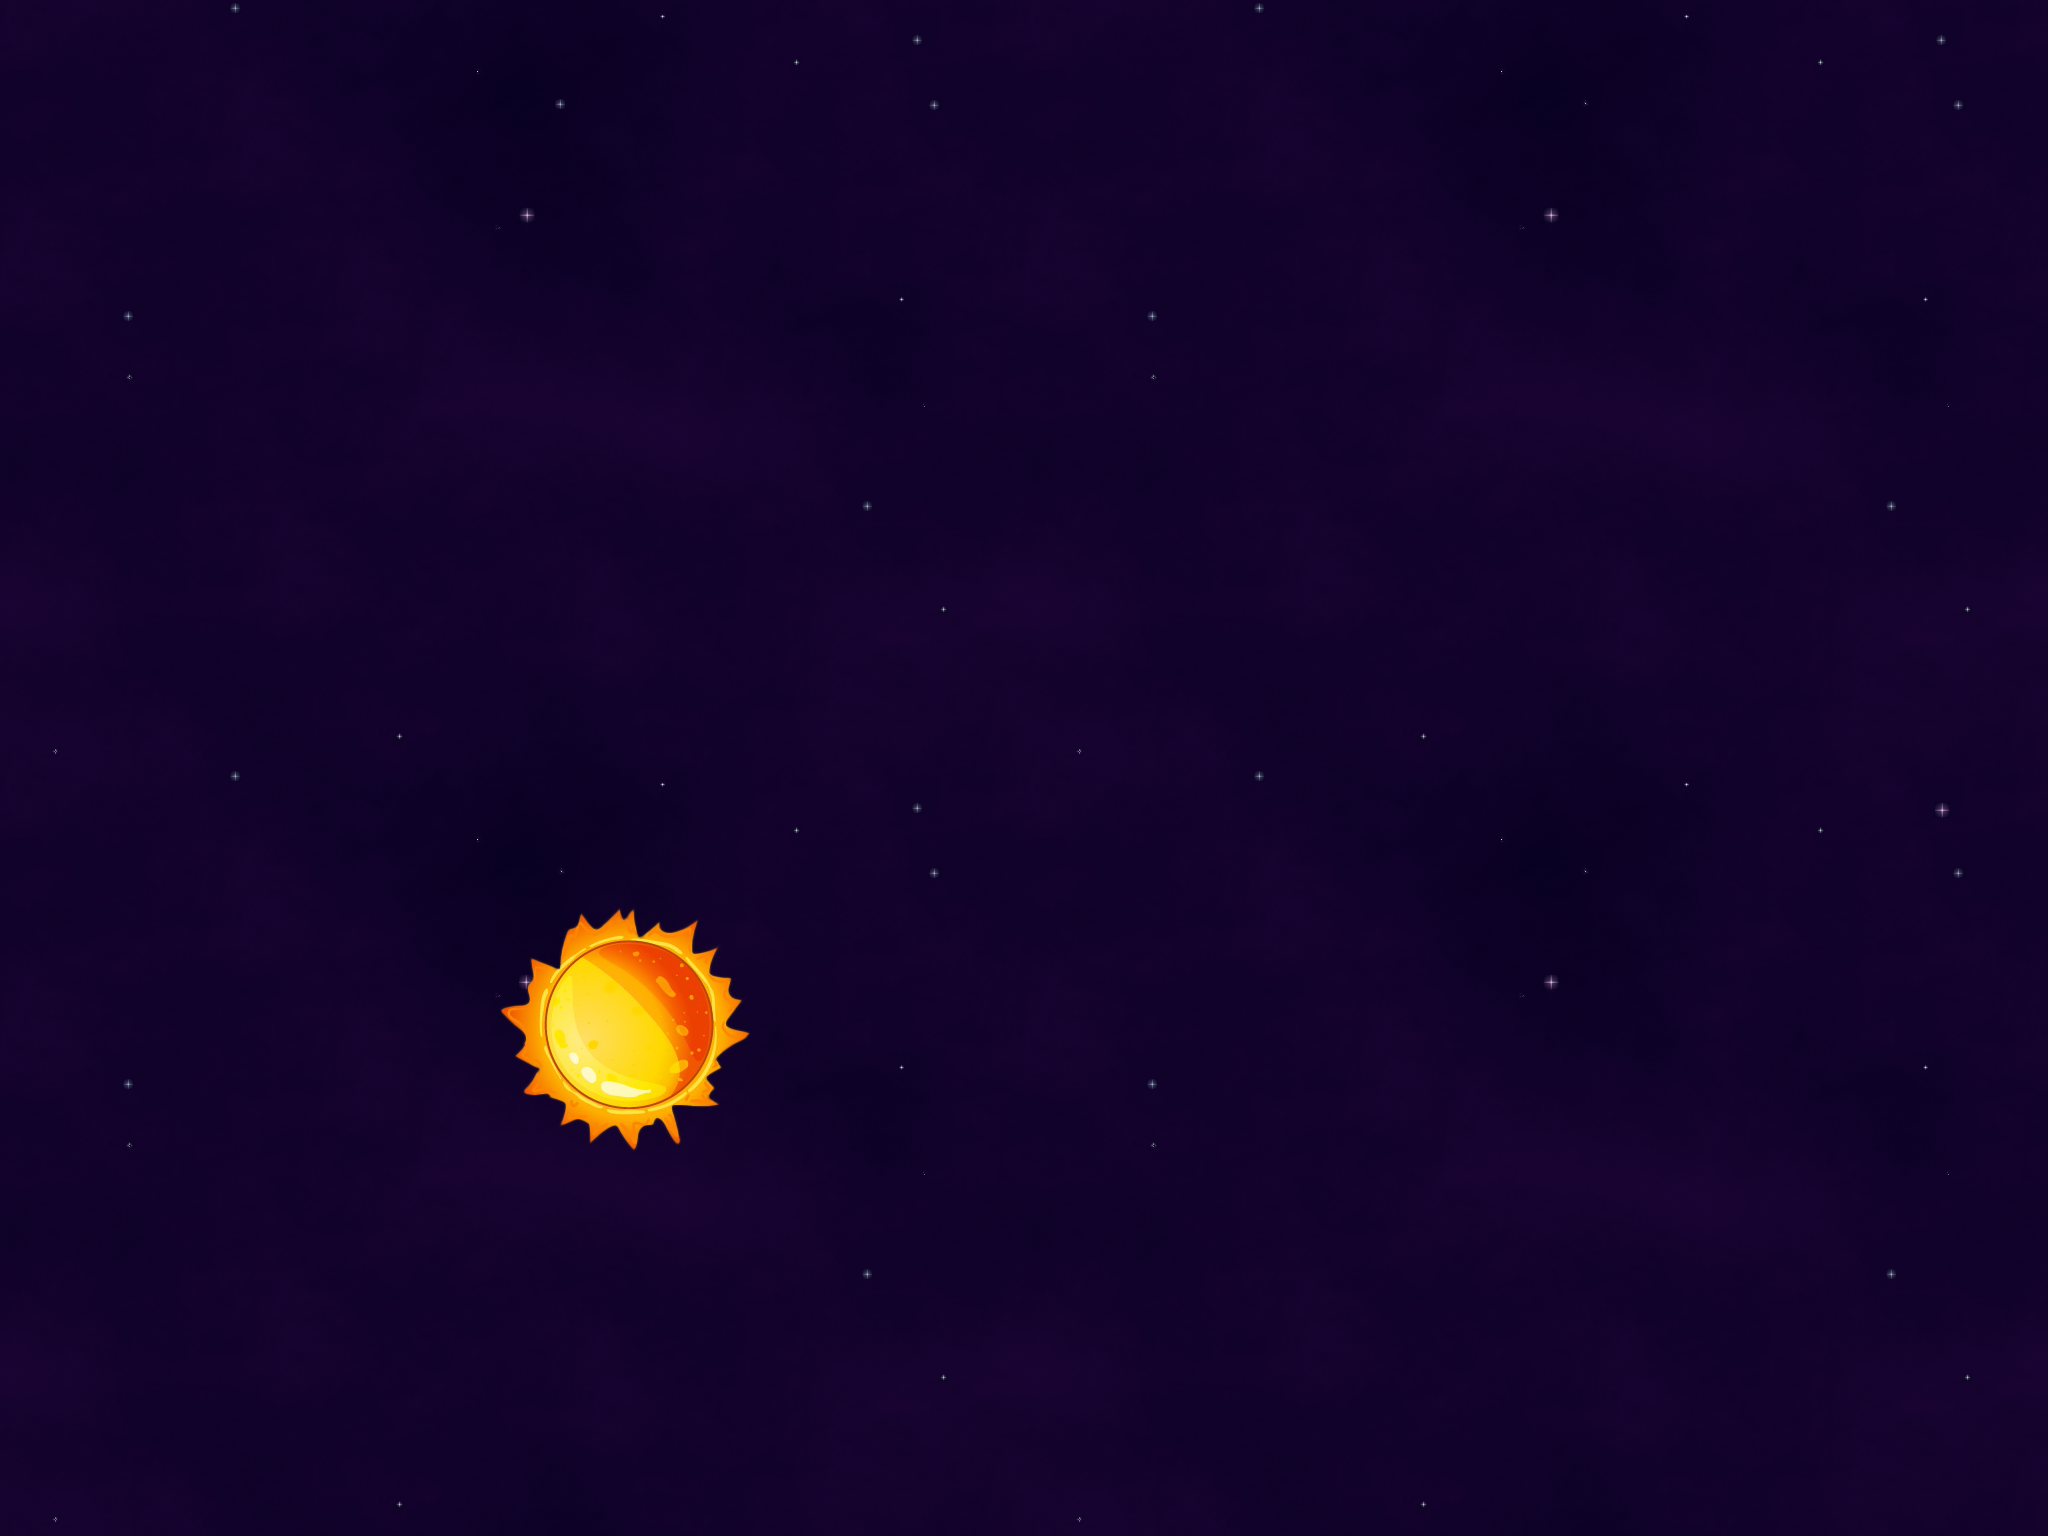

The image is a tile-based game level rendered from a .tmx file. Its description and source (layers, tilesets, objects; grid data summarised) follow:
An orthogonal 32x24 tile map with 64x64 px tiles, 2 tile layers (bg, fg), 5 tilesets and 26 objects (7x dynpoly, 6x wall, 5x dyncircle, 3x wallline, 3x animation, ...).

<map version="1.2" tiledversion="2019.11.20" orientation="orthogonal" renderorder="left-up" compressionlevel="0" width="32" height="24" tilewidth="64" tileheight="64" infinite="0" nextlayerid="6" nextobjectid="58">
 <tileset firstgid="1" source="map01_bg.tsx" />
 <tileset firstgid="769" source="map01_planets.tsx" />
 <tileset firstgid="1219" source="starship.tsx" />
 <tileset firstgid="1220" source="engine.tsx" />
 <tileset firstgid="1226" source="box.tsx" />
 <layer id="1" name="bg" width="32" height="24">
  <data>[768 cells, 768 non-empty, 768 distinct tile ids]</data>
 </layer>
 <layer id="3" name="fg" width="32" height="24">
  <data>[768 cells, 20 non-empty, 20 distinct tile ids]</data>
 </layer>
 <objectgroup id="2" name="objects">
  <object id="10" name="wall_left" type="wall" x="0" y="0" width="16" height="1536" />
  <object id="11" name="wall_top" type="wall" x="0" y="0" width="2048" height="16" />
  <object id="13" name="wall_bottom" type="wall" x="0" y="1520" width="2048" height="16" />
  <object id="14" name="wall_right" type="wall" x="2032" y="16" width="16" height="1520" />
  <object id="17" name="object1" type="wall" x="1084" y="310" width="224" height="320" />
  <object id="21" name="object2" type="wall" x="1728" y="1086">
   <polygon points="0,0 -80,48 -96,128 -16,240 80,256 144,16" />
  </object>
  <object id="22" name="object3" type="wallcircle" x="528" y="924" width="200" height="204">
   <ellipse />
  </object>
  <object id="32" name="ball5" type="dyncircle" x="880" y="106" width="44" height="44">
   <properties>
    <property name="density" type="float" value="1" />
    <property name="friction" type="float" value="5" />
    <property name="restitution" type="float" value="0.1" />
   </properties>
   <ellipse />
  </object>
  <object id="33" name="ball4" type="dyncircle" x="1070" y="198" width="38" height="38">
   <properties>
    <property name="density" type="float" value="1" />
    <property name="friction" type="float" value="5" />
    <property name="restitution" type="float" value="1" />
   </properties>
   <ellipse />
  </object>
  <object id="34" name="ball3" type="dyncircle" x="926" y="232" width="42" height="42">
   <properties>
    <property name="density" type="float" value="1" />
    <property name="friction" type="float" value="5" />
    <property name="restitution" type="float" value="1" />
   </properties>
   <ellipse />
  </object>
  <object id="35" name="ball2" type="dyncircle" x="1782" y="814" width="10" height="10">
   <properties>
    <property name="density" type="float" value="1" />
    <property name="friction" type="float" value="5" />
    <property name="restitution" type="float" value="1" />
   </properties>
   <ellipse />
  </object>
  <object id="36" name="ball1" type="dyncircle" x="950" y="386" width="10" height="10">
   <properties>
    <property name="density" type="float" value="1" />
    <property name="friction" type="float" value="5" />
    <property name="restitution" type="float" value="1" />
   </properties>
   <ellipse />
  </object>
  <object id="37" name="starship" type="starship" gid="1219" x="128" y="332" width="61" height="80">
   <properties>
    <property name="density" type="float" value="1" />
    <property name="friction" type="float" value="5" />
    <property name="restitution" type="float" value="0.1" />
   </properties>
  </object>
  <object id="44" name="object6" type="wallline" x="650" y="674">
   <polyline points="0,0 128,-64 128,0 384,0" />
  </object>
  <object id="48" name="testing" type="wallline" x="1344" y="768" visible="0">
   <polyline points="0,0 256,192 448,0" />
  </object>
  <object id="49" name="object4" type="dynpoly" x="1244" y="160">
   <properties>
    <property name="density" type="float" value="1" />
    <property name="friction" type="float" value="5" />
    <property name="restitution" type="float" value="0.1" />
   </properties>
   <polygon points="0,0 -56,62 -52,108 -10,142 70,146 148,118 156,36 96,-18" />
  </object>
  <object id="50" name="rect" type="dynpoly" x="584" y="558" width="214" height="34">
   <properties>
    <property name="density" type="float" value="1" />
    <property name="friction" type="float" value="5" />
    <property name="restitution" type="float" value="0.1" />
   </properties>
  </object>
  <object id="52" name="box" type="dynpoly" gid="1226" x="320" y="398" width="80" height="80">
   <properties>
    <property name="density" type="float" value="1" />
    <property name="friction" type="float" value="5" />
    <property name="restitution" type="float" value="0.1" />
   </properties>
  </object>
  <object id="53" name="box" type="dynpoly" gid="1226" x="318" y="480" width="80" height="80">
   <properties>
    <property name="density" type="float" value="1" />
    <property name="friction" type="float" value="5" />
    <property name="restitution" type="float" value="0.1" />
   </properties>
  </object>
  <object id="54" name="box" type="dynpoly" gid="1226" x="324" y="314" width="80" height="80">
   <properties>
    <property name="density" type="float" value="1" />
    <property name="friction" type="float" value="5" />
    <property name="restitution" type="float" value="0.1" />
   </properties>
  </object>
  <object id="55" name="box" type="dynpoly" gid="1226" x="288" y="230" width="80" height="80">
   <properties>
    <property name="density" type="float" value="1" />
    <property name="friction" type="float" value="5" />
    <property name="restitution" type="float" value="0.1" />
   </properties>
  </object>
  <object id="56" name="box" type="dynpoly" gid="1226" x="316" y="146" width="80" height="80">
   <properties>
    <property name="density" type="float" value="1" />
    <property name="friction" type="float" value="5" />
    <property name="restitution" type="float" value="0.1" />
   </properties>
  </object>
  <object id="57" name="line" type="wallline" x="80" y="484">
   <polyline points="0,0 306,0" />
  </object>
 </objectgroup>
 <objectgroup id="5" name="animations">
  <object id="43" name="engine3" type="animation" gid="1225" x="1856" y="192" width="35" height="50" />
  <object id="42" name="engine2" type="animation" gid="1222" x="1792" y="192" width="35" height="50" />
  <object id="41" name="engine1" type="animation" gid="1220" x="1728" y="192" width="35" height="50" />
 </objectgroup>
</map>
